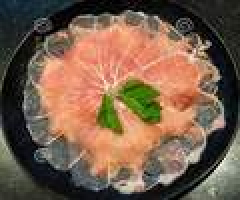
#> input picture homework/pork.jpg, 120 x 100 px, found by its file name (shown 2 times larger)
$ python class4_homework.py
#> lines starting #> are read from the running program, lines starting #| are printed output that depends on the picture
from tkinter import *
from tkinter import ttk # theme
from tkinter import messagebox
from datetime import datetime
from tkinter import messagebox
from PIL import ImageTk, Image
import math

price_total1 = 0
price_total2 = 0
price_total3 = 0

##### csv #####
import csv

def writecsv(datalist):
    with open('sukiorder.csv','a',newline='') as file:
        fw = csv.writer(file)       # fw = file writer
        fw.writerow(datalist)       # datalist = ['pen','eraser']

def readcsv():
    with open('sukiorder.csv',newline='') as file:
        fr = csv.reader(file)       # fr = file reader
        data = list(fr)
        return data

# data = readcsv()
# print(data)
##### csv #####

GUI = Tk()
GUI.title('Information saving program')
GUI.geometry('500x700')

L1 = Label(GUI,text='Suki Teeyai',font=('Ariel Black',30))
L1.place(x=150,y=20)

canvas1 = Canvas(GUI,width=120,height=100)
canvas1.pack()
img1 = ImageTk.PhotoImage(Image.open("C:\Python311\python101\homework\pork.jpg"))
canvas1.create_image(55,50,image=img1)
canvas1.place(x=50,y=100)

canvas2 = Canvas(GUI,width=120,height=100)
canvas2.pack()
img2 = ImageTk.PhotoImage(Image.open("C:\\Python311\\python101\\homework\\beef.png"))
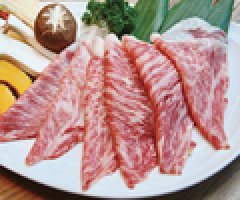
#> input picture homework/beef.png, 120 x 100 px, found by its file name (shown 2 times larger)
canvas2.create_image(55,50,image=img2)
canvas2.place(x=50,y=250)

canvas3 = Canvas(GUI,width=120,height=100)
canvas3.pack()
img3 = ImageTk.PhotoImage(Image.open("C:\\Python311\\python101\\homework\\veggy.jpg"))
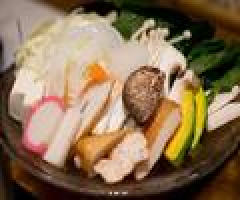
#> input picture homework/veggy.jpg, 120 x 100 px, found by its file name (shown 2 times larger)
canvas3.create_image(55,50,image=img3)
canvas3.place(x=50,y=400)

LF1 = ttk.LabelFrame(GUI,text='number of pork set')
LF1.place(x=200,y=100)
LF2 = ttk.LabelFrame(GUI,text='number of beef set')
LF2.place(x=200,y=250)
LF3 = ttk.LabelFrame(GUI,text='number of vegetables set')
LF3.place(x=200,y=400)

v_data1 = StringVar()        # special variable in GUI alphebetic input
E1 = ttk.Entry(LF1,textvariable=v_data1,font=('Angsana New',25))
E1.pack(pady=10,padx=10)
v_data2 = StringVar()
E2 = ttk.Entry(LF2,textvariable=v_data2,font=('Angsana New',25))
E2.pack(pady=10,padx=10)
v_data3 = StringVar()
E3 = ttk.Entry(LF3,textvariable=v_data3,font=('Angsana New',25))
E3.pack(pady=10,padx=10)

def Savedata():
    global price_total1,price_total2,price_total3
    t=datetime.now().strftime('%Y%m%d %H%M%S')
    sunkor=v_data1.get()         # record data in v_data
    price_total1 = price_total1+int(sunkor)*150
    beef=v_data2.get()
    price_total2 = price_total2+int(beef)*200
    veggy=v_data3.get()
    price_total3 = price_total3+int(veggy)*50
    text = [t, 'pork', sunkor,'beef', beef, 'vegetable', veggy]           # time+data
    writecsv(text)              # save in csv
    v_data1.set('')              # clear v_data
    v_data2.set('')
    v_data3.set('')
    text = 'Your order has been sent, we are now preparing your meal.'
    messagebox.showinfo('Order',text)

def Showdata():
    global price_total1,price_total2,price_total3
    t=datetime.now().strftime('%Y%m%d %H%M%S')
    text2 = [t, '-----order ended-----']
    order=readcsv()
    bill = price_total1+price_total2+price_total3
    print(bill)
    text3 = 'total meal cost = '+ str(bill)+ ' Baht.'
    writecsv(text2)
    messagebox.showinfo('Bill',text3)

Bf1 = ttk.LabelFrame(GUI)
Bf1.place(x=50,y=550)
Btn1 = ttk.Button(Bf1,text='order',command=lambda: Savedata())
Btn1.pack(ipadx=50,ipady=30)

Bf2 = ttk.LabelFrame(GUI)
Bf2.place(x=250,y=550)
Btn2 = ttk.Button(Bf2,text='bill',command=lambda: Showdata())
Btn2.pack(ipadx=50,ipady=30)
